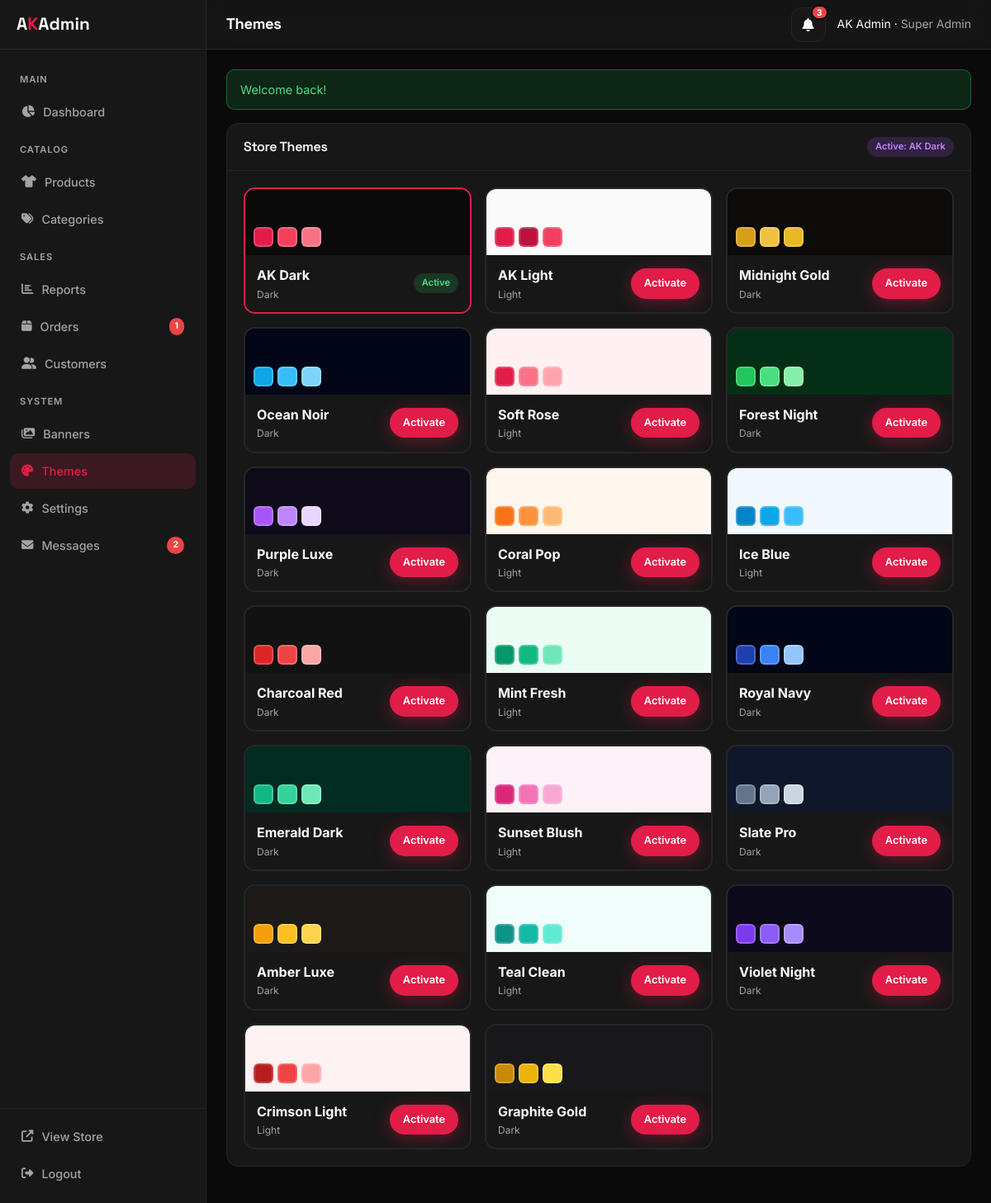
The app's page /admin/themes.php (signed in) with its own data.
### tables this page shows
CREATE TABLE `themes` (
  `id` INT UNSIGNED NOT NULL AUTO_INCREMENT,
  `name` VARCHAR(50) NOT NULL,
  `slug` VARCHAR(50) NOT NULL,
  `is_active` TINYINT(1) NOT NULL DEFAULT 0,
  `is_dark` TINYINT(1) NOT NULL DEFAULT 0,
  `primary_color` VARCHAR(20) NOT NULL,
  `secondary_color` VARCHAR(20) NOT NULL,
  `accent_color` VARCHAR(20) NOT NULL,
  `background` VARCHAR(20) NOT NULL,
  `surface` VARCHAR(20) NOT NULL,
  `text_primary` VARCHAR(20) NOT NULL,
  `text_secondary` VARCHAR(20) NOT NULL,
  `border_color` VARCHAR(20) NOT NULL,
  PRIMARY KEY (`id`),
  UNIQUE KEY (`slug`)
);

### app/helpers/Theme.php (called while the page is built, shortened)
<?php
class Theme {
    private static $current = null;
    private static $all = [];
    public static function load() {
        try {
            $s = Database::fetch("SELECT value FROM settings WHERE `key`='active_theme'");
            $slug = $s ? $s['value'] : 'ak-dark';
            self::$current = Database::fetch("SELECT * FROM themes WHERE slug=?", [$slug]);
        } catch (Exception $e) { self::$current = null; }
    }
    public static function current() {
        return self::$current;
    }
    public static function all() {
        if (empty(self::$all)) {
            try { self::$all = Database::fetchAll("SELECT * FROM themes ORDER BY id"); }
            catch (Exception $e) { self::$all = []; }
        }
        return self::$all;
    }
}

### app/helpers/Database.php (called while the page is built, shortened)
<?php
class Database {
    private static $instance = null;
    public static function getInstance() {
        if (self::$instance === null) {
            $c = require dirname(__DIR__) . '/config/config.php';
            $d = $c['db'];
            $dsn = "mysql:host={$d['host']};port={$d['port']};dbname={$d['name']};charset={$d['charset']}";
            try {
                self::$instance = new PDO($dsn, $d['user'], $d['pass'], [
                    PDO::ATTR_ERRMODE => PDO::ERRMODE_EXCEPTION,
                    PDO::ATTR_DEFAULT_FETCH_MODE => PDO::FETCH_ASSOC,
                    PDO::ATTR_EMULATE_PREPARES => false,
                ]);
            } catch (PDOException $e) {
                die($c['app_debug'] ? 'DB Error: '.$e->getMessage() : 'Database connection failed.');
            }
        }
        return self::$instance;
    }
    public static function query($sql, $params = []) {
        $stmt = self::getInstance()->prepare($sql);
        $stmt->execute($params);
        return $stmt;
    }
    public static function fetch($sql, $params = []) {
        $r = self::query($sql, $params)->fetch();
        return $r ?: null;
    }
    public static function fetchAll($sql, $params = []) {
        return self::query($sql, $params)->fetchAll();
    }
}

### app/helpers/functions.php (called while the page is built, shortened)
<?php
function e($v) { return htmlspecialchars((string)($v ?? ''), ENT_QUOTES, 'UTF-8'); }
    ?>

### app/bootstrap.php (called while the page is built, shortened)
<?php
require_once __DIR__.'/helpers/Database.php';
require_once __DIR__.'/helpers/Theme.php';
require_once __DIR__.'/helpers/functions.php';
Theme::load();

### public/admin/themes.php (the view, shortened to what this page needs)
<?php
require_once dirname(__DIR__,2).'/app/bootstrap.php';
$themes = Theme::all();
$current = Theme::current();
?>
<div class="panel">
  <div class="panel-header"><h3>Store Themes</h3><span class="badge badge-purple">Active: <?=e($current['name'])?></span></div>
  <div class="panel-body">
    <div class="theme-grid">
      <?php foreach($themes as $t): ?>
      <form method="POST" class="theme-card <?=$t['slug']===$current['slug']?'active':''?>">
        <div class="theme-preview" style="background:<?=e($t['background'])?>">
          <span style="background:<?=e($t['primary_color'])?>"></span>
          <span style="background:<?=e($t['secondary_color'])?>"></span>
          <span style="background:<?=e($t['accent_color'])?>"></span>
        </div>
        <div class="info">
          <div><strong><?=e($t['name'])?></strong><div class="text-muted" style="font-size:.75rem"><?=$t['is_dark']?'Dark':'Light'?></div></div>
          <?php if($t['slug']===$current['slug']): ?><span class="badge badge-success">Active</span>
          <?php else: ?><button type="submit" class="btn btn-sm btn-primary">Activate</button><?php endif; ?>
        </div>
      </form>
      <?php endforeach; ?>
    </div>
  </div>
</div>
<?php $content=ob_get_clean(); require dirname(__DIR__,2).'/app/views/layouts/admin.php'; ?>

### public/assets/css/app.css (style rules this page uses)
*,*::before,*::after { box-sizing:border-box;margin:0;padding:0 }
:root { --font-sans:'Inter',system-ui,sans-serif;--font-display:'Space Grotesk',var(--font-sans);--radius:12px;--header-h:70px;--transition:.25s ease }
html { scroll-behavior:smooth }
body { font-family:var(--font-sans);background:var(--color-bg);color:var(--color-text);line-height:1.6;min-height:100vh;-webkit-font-smoothing:antialiased }
button,input,select,textarea { font:inherit;color:inherit;border:none;background:none;outline:none }
h1,h2,h3,h4 { font-family:var(--font-display);font-weight:700;line-height:1.2;letter-spacing:-.02em }
.text-muted { color:var(--color-text-muted) }
.btn { display:inline-flex;align-items:center;justify-content:center;gap:8px;padding:12px 24px;font-weight:600;font-size:.9rem;border-radius:999px;cursor:pointer;transition:all var(--transition);white-space:nowrap }
.btn-primary { background:var(--color-primary);color:#fff;box-shadow:0 4px 20px color-mix(in srgb,var(--color-primary) 40%,transparent) }
.btn-sm { padding:8px 16px;font-size:.8rem }

### public/assets/css/admin.css (style rules this page uses)
:root { --sidebar-w:250px;--topbar-h:60px }
body.admin-body { background:var(--color-bg);color:var(--color-text);display:flex;min-height:100vh;margin:0;font-family:var(--font-sans) }
.panel { background:var(--color-surface);border:1px solid var(--color-border);border-radius:14px;margin-bottom:20px }
.panel-header { display:flex;align-items:center;justify-content:space-between;padding:16px 20px;border-bottom:1px solid var(--color-border) }
.panel-header h3 { font-size:1rem;font-weight:600 }
.panel-body { padding:20px }
.badge { display:inline-flex;padding:3px 10px;border-radius:999px;font-size:.7rem;font-weight:600 }
.badge-success { background:color-mix(in srgb,#22c55e 18%,transparent);color:#4ade80 }
.badge-purple { background:color-mix(in srgb,#a855f7 18%,transparent);color:#c084fc }
.theme-grid { display:grid;grid-template-columns:repeat(auto-fill,minmax(220px,1fr));gap:16px }
.theme-card { border:2px solid var(--color-border);border-radius:14px;overflow:hidden;cursor:pointer;transition:all .2s }
.theme-card.active,.theme-card:hover { border-color:var(--color-primary) }
.theme-preview { height:80px;display:flex;align-items:flex-end;padding:10px;gap:5px }
.theme-preview span { width:24px;height:24px;border-radius:6px;border:2px solid rgba(255,255,255,.2) }
.theme-card .info { padding:12px 14px;display:flex;justify-content:space-between;align-items:center;background:var(--color-surface) }

### records on screen
themes: name "AK Dark", is_dark "Dark", slug "Active"
themes: name "AK Light", is_dark "Light", slug "Activate"
themes: name "Midnight Gold", is_dark "Dark", slug "Activate"
themes: name "Ocean Noir", is_dark "Dark", slug "Activate"
themes: name "Soft Rose", is_dark "Light", slug "Activate"
themes: name "Forest Night", is_dark "Dark", slug "Activate"
themes: name "Purple Luxe", is_dark "Dark", slug "Activate"
themes: name "Coral Pop", is_dark "Light", slug "Activate"
themes: name "Ice Blue", is_dark "Light", slug "Activate"
themes: name "Charcoal Red", is_dark "Dark", slug "Activate"
themes: name "Mint Fresh", is_dark "Light", slug "Activate"
themes: name "Royal Navy", is_dark "Dark", slug "Activate"
themes: name "Emerald Dark", is_dark "Dark", slug "Activate"
themes: name "Sunset Blush", is_dark "Light", slug "Activate"
themes: name "Slate Pro", is_dark "Dark", slug "Activate"
themes: name "Amber Luxe", is_dark "Dark", slug "Activate"
themes: name "Teal Clean", is_dark "Light", slug "Activate"
themes: name "Violet Night", is_dark "Dark", slug "Activate"
themes: name "Crimson Light", is_dark "Light", slug "Activate"
themes: name "Graphite Gold", is_dark "Dark", slug "Activate"

### other values on screen
$pendingOrders "1"
$newMessages "2"
$pageTitle "Themes"
$notifCount "3"
$user['name'] "AK Admin"
$user['role_name'] "Super Admin"
$m "Welcome back!"
